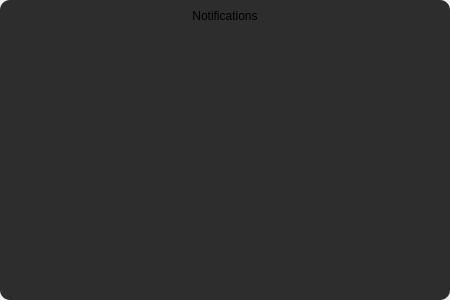
<?xml version="1.0" encoding="UTF-8"?>
<ui version="4.0">
 <class>FloatingNotificationBox</class>
 <widget class="QWidget" name="FloatingNotificationBox">
  <property name="geometry">
   <rect>
    <x>0</x>
    <y>0</y>
    <width>450</width>
    <height>300</height>
   </rect>
  </property>
  <property name="windowTitle">
   <string>Form</string>
  </property>
  <property name="styleSheet">
   <string notr="true">QLabel {
    font-family: &quot;Courier New&quot;, &quot;Lucida Console&quot;, monospace;
    font-size: 36px;
}
QListWidget {
    font-family: &quot;Courier New&quot;, &quot;Lucida Console&quot;, monospace;
    font-size: 26px;
}
background-color: transparent</string>
  </property>
  <widget class="QFrame" name="frame">
   <property name="geometry">
    <rect>
     <x>0</x>
     <y>0</y>
     <width>450</width>
     <height>300</height>
    </rect>
   </property>
   <property name="styleSheet">
    <string notr="true">border-bottom-color: rgb(98, 98, 98);
border-top-color: rgb(98, 98, 98);
border-right-color: rgb(98, 98, 98);
border-left-color: rgb(98, 98, 98);
border-radius: 10px;
background-color: rgb(45, 45, 45);</string>
   </property>
   <property name="frameShape">
    <enum>QFrame::Shape::NoFrame</enum>
   </property>
   <layout class="QVBoxLayout" name="verticalLayout">
    <item>
     <widget class="QLabel" name="label">
      <property name="layoutDirection">
       <enum>Qt::LayoutDirection::LeftToRight</enum>
      </property>
      <property name="styleSheet">
       <string notr="true"/>
      </property>
      <property name="text">
       <string>Notifications</string>
      </property>
      <property name="alignment">
       <set>Qt::AlignmentFlag::AlignCenter</set>
      </property>
     </widget>
    </item>
    <item>
     <widget class="QListWidget" name="notificationList">
      <property name="styleSheet">
       <string notr="true"/>
      </property>
     </widget>
    </item>
   </layout>
  </widget>
 </widget>
 <resources/>
 <connections/>
</ui>
